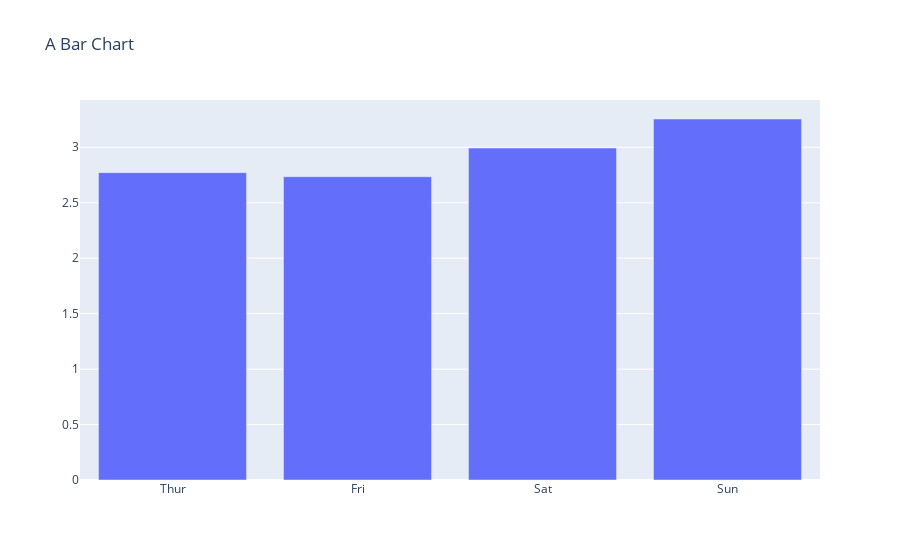

Source (notebook cell):
### Code cell
fig = go.Figure(
    data=[go.Bar(x=v.index, y=v.values)],
    layout=go.Layout(
        title=go.layout.Title(text="A Bar Chart")
    )
)
fig.show()

### Figure 1 — Plotly figure (JSON) as saved in the notebook; plotly's stock layout.template omitted (floating-point values rounded to 4 significant figures)
{"data": [{"type": "bar", "x": ["Thur", "Fri", "Sat", "Sun"], "y": [2.771, 2.735, 2.993, 3.255]}], "layout": {"title": {"text": "A Bar Chart"}}}
